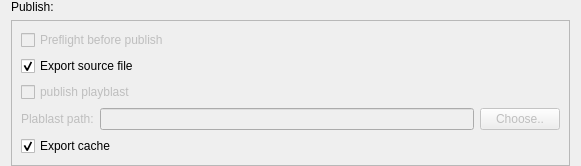
<?xml version="1.0" encoding="UTF-8"?>
<ui version="4.0">
 <class>Form</class>
 <widget class="QWidget" name="Form">
  <property name="geometry">
   <rect>
    <x>0</x>
    <y>0</y>
    <width>581</width>
    <height>142</height>
   </rect>
  </property>
  <property name="windowTitle">
   <string>Form</string>
  </property>
  <layout class="QGridLayout" name="gridLayout">
   <property name="topMargin">
    <number>0</number>
   </property>
   <property name="bottomMargin">
    <number>0</number>
   </property>
   <item row="0" column="0">
    <widget class="QLabel" name="label_2">
     <property name="text">
      <string>Publish:</string>
     </property>
    </widget>
   </item>
   <item row="2" column="0">
    <spacer name="verticalSpacer">
     <property name="orientation">
      <enum>Qt::Vertical</enum>
     </property>
     <property name="sizeHint" stdset="0">
      <size>
       <width>20</width>
       <height>1</height>
      </size>
     </property>
    </spacer>
   </item>
   <item row="1" column="0">
    <widget class="QStackedWidget" name="stackedWidget">
     <property name="frameShape">
      <enum>QFrame::StyledPanel</enum>
     </property>
     <widget class="QWidget" name="Page1">
      <layout class="QVBoxLayout" name="verticalLayout">
       <item>
        <widget class="QCheckBox" name="checkBox_preflight">
         <property name="enabled">
          <bool>false</bool>
         </property>
         <property name="text">
          <string>Preflight before publish</string>
         </property>
         <property name="checked">
          <bool>false</bool>
         </property>
        </widget>
       </item>
       <item>
        <widget class="QCheckBox" name="checkBox_source_file">
         <property name="enabled">
          <bool>true</bool>
         </property>
         <property name="text">
          <string>Export source file</string>
         </property>
         <property name="checked">
          <bool>true</bool>
         </property>
        </widget>
       </item>
       <item>
        <widget class="QCheckBox" name="checkBox">
         <property name="enabled">
          <bool>false</bool>
         </property>
         <property name="text">
          <string>publish playblast</string>
         </property>
         <property name="checked">
          <bool>false</bool>
         </property>
        </widget>
       </item>
       <item>
        <widget class="QWidget" name="widget" native="true">
         <property name="enabled">
          <bool>false</bool>
         </property>
         <layout class="QHBoxLayout" name="horizontalLayout">
          <property name="margin">
           <number>0</number>
          </property>
          <item>
           <widget class="QLabel" name="label">
            <property name="enabled">
             <bool>false</bool>
            </property>
            <property name="text">
             <string>Plablast path:</string>
            </property>
           </widget>
          </item>
          <item>
           <widget class="QLineEdit" name="lineEdit">
            <property name="enabled">
             <bool>false</bool>
            </property>
           </widget>
          </item>
          <item>
           <widget class="QPushButton" name="pushButton">
            <property name="text">
             <string>Choose..</string>
            </property>
           </widget>
          </item>
         </layout>
        </widget>
       </item>
       <item>
        <widget class="QCheckBox" name="checkBox_export_cache">
         <property name="text">
          <string>Export cache</string>
         </property>
         <property name="checked">
          <bool>true</bool>
         </property>
        </widget>
       </item>
       <item>
        <layout class="QVBoxLayout" name="verticalLayout_abc"/>
       </item>
      </layout>
     </widget>
    </widget>
   </item>
  </layout>
 </widget>
 <resources/>
 <connections/>
</ui>
